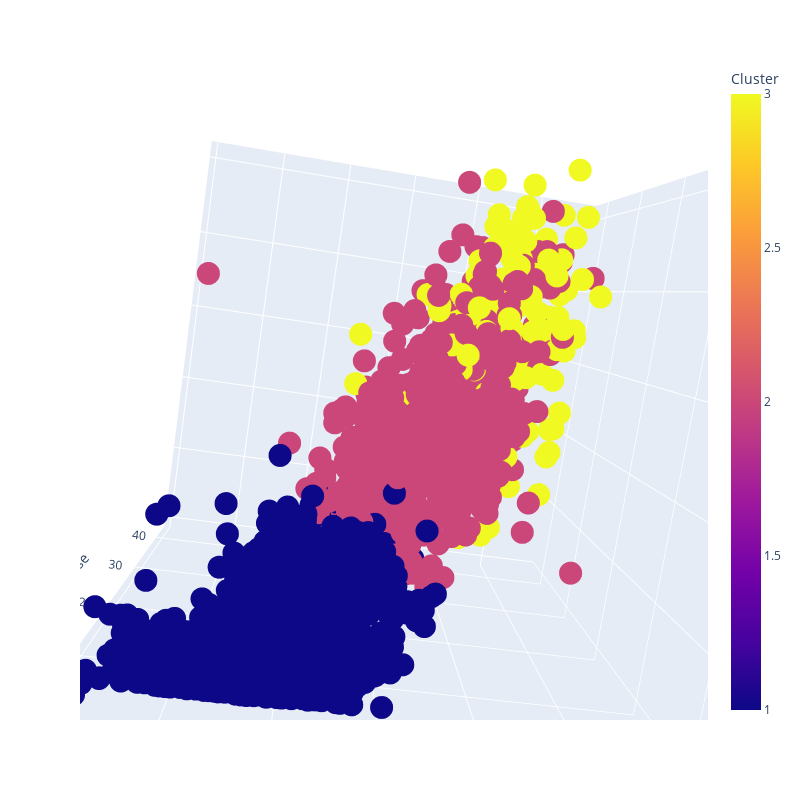

Source (notebook cell):
### Markdown cell above
## **d. Visualisasi Hasil Clustering**

### Code cell
fig = px.scatter_3d(df_clustered, x="Income", y="Num_Purchase", z="Spending", color='Cluster', width=800, height=800)
fig.show()

### Figure 1 — Plotly figure (JSON) as saved in the notebook; plotly's stock layout.template omitted (floating-point values rounded to 4 significant figures; data arrays with more than 128 entries replaced by an {"elided": "..."} marker saying what was removed)
{"data": [{"hovertemplate": "Income=%{x}<br>Num_Purchase=%{y}<br>Spending=%{z}<br>Cluster=%{marker.color}<extra></extra>", "legendgroup": "", "marker": {"color": {"elided": "2205 int values"}, "coloraxis": "coloraxis", "symbol": "circle"}, "mode": "markers", "name": "", "scene": "scene", "showlegend": false, "type": "scatter3d", "x": {"elided": "2205 int values"}, "y": {"elided": "2205 int values"}, "z": {"elided": "2205 int values"}}], "layout": {"coloraxis": {"colorbar": {"title": {"text": "Cluster"}}, "colorscale": [[0, "#0d0887"], [0.1111, "#46039f"], [0.2222, "#7201a8"], [0.3333, "#9c179e"], [0.4444, "#bd3786"], [0.5556, "#d8576b"], [0.6667, "#ed7953"], [0.7778, "#fb9f3a"], [0.8889, "#fdca26"], [1, "#f0f921"]]}, "height": 800, "legend": {"tracegroupgap": 0}, "margin": {"t": 60}, "scene": {"aspectmode": "auto", "aspectratio": {"x": 1, "y": 1, "z": 1}, "camera": {"center": {"x": 0, "y": 0, "z": 0}, "eye": {"x": -0.15, "y": -1.583, "z": 0.1755}, "projection": {"type": "perspective"}, "up": {"x": -0.08774, "y": 0.531, "z": 0.8428}}, "domain": {"x": [0, 1], "y": [0, 1]}, "xaxis": {"title": {"text": "Income"}, "type": "linear"}, "yaxis": {"title": {"text": "Num_Purchase"}, "type": "linear"}, "zaxis": {"title": {"text": "Spending"}, "type": "linear"}}, "width": 800}}
